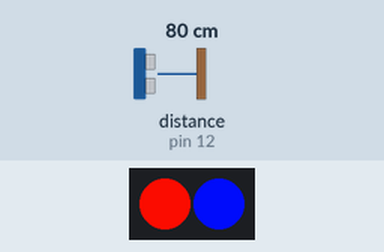
This sketch was run on a simulated Arduino Uno, built with avr-gcc and run on an emulated ATmega328P. Shown: 2 RGB LEDs in strip order, left to right. Inputs (shaded band) come from the test bench; at power-on: distance to the obstacle (sensor on pin 12) 80 cm. The echo pulse lasts 58.3 µs per cm; dim RGB values are drawn brighter than linear.

Above: at 2.8 s.
2.9 s: distance to the obstacle (sensor on pin 12) set to 35 cm
At 4.0 s:
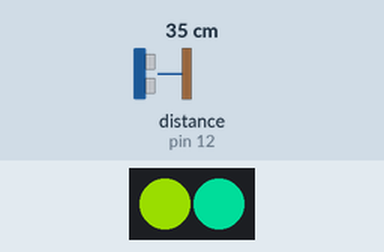
4.5 s: distance to the obstacle (sensor on pin 12) set to 120 cm
At 6.2 s:
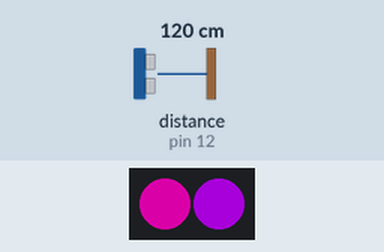
6.5 s: distance to the obstacle (sensor on pin 12) set to 2 cm
At 7.8 s:
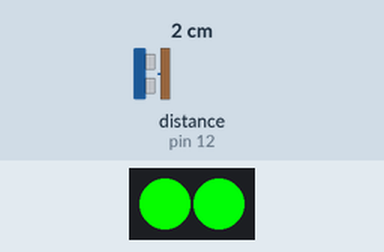
Timing chart, 0 to 9.5 s (numbered marks = the images above; inputs shaded):
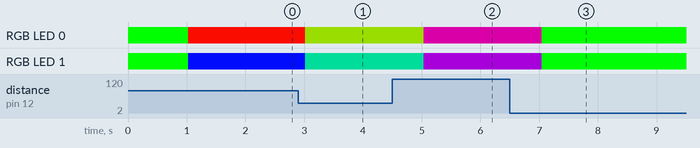

Measured:
- after the input at 2.9 s, RGB LED 0: RGB(243, 12, 0) → RGB(240, 15, 0) after 0.11 s, → RGB(105, 150, 0) 0.01 s later; RGB LED 1: RGB(0, 12, 243) → RGB(0, 15, 240) after 0.11 s, → RGB(0, 150, 105) 0.01 s later
- after the input at 4.5 s, RGB LED 0: RGB(105, 150, 0) → RGB(108, 147, 0) after 0.51 s, → RGB(144, 0, 111) 0.02 s later; RGB LED 1: RGB(0, 150, 105) → RGB(0, 147, 108) after 0.51 s, → RGB(111, 0, 144) 0.02 s later
- after the input at 6.5 s, RGB LED 0: RGB(144, 0, 111) → RGB(147, 0, 108) after 0.51 s, → RGB(6, 249, 0) 0.03 s later; RGB LED 1: RGB(111, 0, 144) → RGB(108, 0, 147) after 0.51 s, → RGB(0, 249, 6) 0.03 s later

The sketch:

_Light_and_Distance.ino
```cpp
#include <NewPing.h>
#include <Adafruit_NeoPixel.h>

#define PIN 6

// Parameter 1 = number of pixels in strip
// Parameter 2 = Arduino pin number (most are valid)
// Parameter 3 = pixel type flags, add together as needed:
//   NEO_KHZ800  800 KHz bitstream (most NeoPixel products w/WS2812 LEDs)
//   NEO_KHZ400  400 KHz (classic 'v1' (not v2) FLORA pixels, WS2811 drivers)
//   NEO_GRB     Pixels are wired for GRB bitstream (most NeoPixel products)
//   NEO_RGB     Pixels are wired for RGB bitstream (v1 FLORA pixels, not v2)
Adafruit_NeoPixel strip = Adafruit_NeoPixel(2, PIN, NEO_GRB + NEO_KHZ800);

#define TRIGGER_PIN  11  // Arduino pin tied to trigger pin on the ultrasonic sensor.
#define ECHO_PIN     12  // Arduino pin tied to echo pin on the ultrasonic sensor.
#define MAX_DISTANCE 256 // Maximum distance we want to ping for (in centimeters). Maximum sensor distance is rated at 400-500cm.
NewPing sonar(TRIGGER_PIN, ECHO_PIN, MAX_DISTANCE); // NewPing setup of pins and maximum distance.

unsigned long startTime = 0;
int color = 0;
int currentColor = 0;
unsigned int uS = 0;

void setup() {
  Serial.begin(115200); // Open serial monitor at 115200 baud to see ping results.
  strip.begin();
  strip.show(); // Initialize all pixels to 'off'
  //myservo_left.attach(3);  // attaches the servo on pin 9 to the servo object
  //myservo_right.attach(2);  // attaches the servo on pin 9 to the servo object
  //myservo_head.attach(5);  // attaches the servo on pin 9 to the servo object

  //irrecv.enableIRIn(); // Start the receiver
//  myservo_head.write(120); // current zero position of the head servo (needs to be adjusted in final build)
//  myservo_left.write(90);
//  myservo_right.write(90);

//myservo_left.writeMicroseconds(1487); // 1.5 ms stay-still signa
//myservo_right.writeMicroseconds(1460); // 1.5 ms stay-still signa
}

void loop() {
  if ((millis() - startTime) > 1000) {
    startTime = millis();
    uS = sonar.ping(); // Send ping, get ping time in microseconds (uS).
    color = uS / US_ROUNDTRIP_CM;
  }
  /*Serial.print("Ping: ");
  Serial.print(uS / US_ROUNDTRIP_CM); // Convert ping time to distance and print result (0 = outside set distance range, no ping echo)
  Serial.println("cm");*/
  if (color > currentColor) {
    currentColor++;
  }
  if (color < currentColor) {
    currentColor--;
  }
  strip.setPixelColor(0, Wheel(currentColor));
  strip.setPixelColor(1, Wheel(255 - currentColor));
  strip.show();
}
uint32_t Wheel(byte WheelPos) {
  if (WheelPos < 85) {
    return strip.Color(WheelPos * 3, 255 - WheelPos * 3, 0);
  } else if (WheelPos < 170) {
    WheelPos -= 85;
    return strip.Color(255 - WheelPos * 3, 0, WheelPos * 3);
  } else {
    WheelPos -= 170;
    return strip.Color(0, WheelPos * 3, 255 - WheelPos * 3);
  }
}
```
